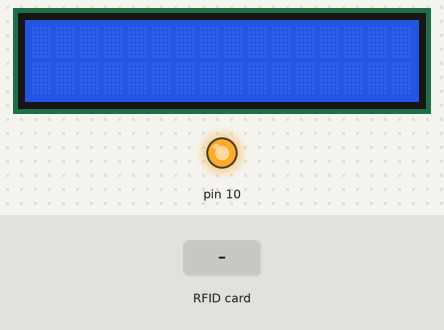
Recording of a sketch running on a simulated Arduino Uno, built with avr-gcc and run on an emulated ATmega328P. Parts: 16×2 character LCD, output pins drawn as LEDs (lit = HIGH). Inputs (shaded band) come from the test bench. What the sketch prints to the serial monitor is not drawn.

Above: at 1.3 s.
1.4 s: RFID card DA B5 2C 47 held to the reader
At 1.8 s:
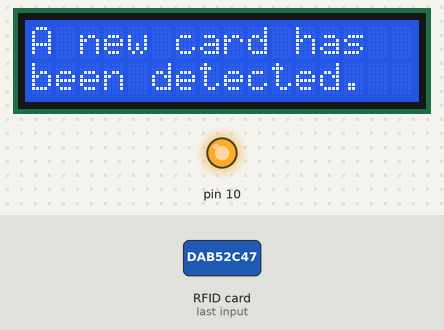
2.9 s: RFID card DA B5 2C 47 held to the reader
At 3.4 s:
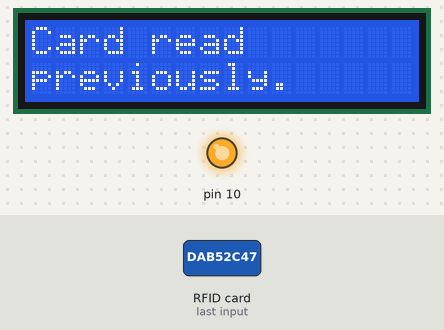
4.4 s: RFID card 5E 7A 19 C4 held to the reader
At 5.0 s:
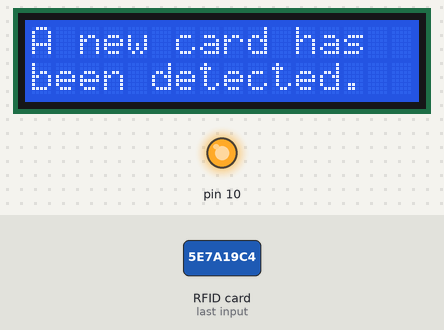
Timing chart, 0 to 7.4 s (numbered marks = the images above; inputs shaded):
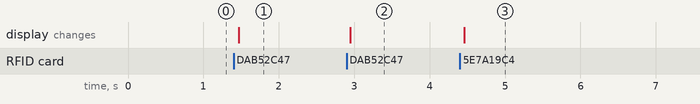

Measured:
- after the input at 1.4 s, the display: changes after 0.07 s (image 1)
- after the input at 2.9 s, the display: changes after 0.05 s (image 2)
- after the input at 4.4 s, the display: changes after 0.06 s (image 3)

The sketch:

bipbip.ino
```cpp
#include <SPI.h>
#include <MFRC522.h>
#include <LiquidCrystal_PCF8574.h>
#include <Wire.h>
LiquidCrystal_PCF8574 lcd(0x27);

#define SS_PIN 5
#define RST_PIN 0

MFRC522 rfid(SS_PIN, RST_PIN); // Instance of the class
char *reference;

byte uid[]={0xDA, 0xB5, 0x2C, 0x47};  //這是
MFRC522::MIFARE_Key key;

// Init array that will store new NUID
byte nuidPICC[4];

void setup() {
  Serial.begin(9600);
  SPI.begin(); // Init SPI bus
  rfid.PCD_Init(); // Init MFRC522
  lcd.begin(16,2);
  lcd.setBacklight(255);

  for (byte i = 0; i < 6; i++) {
    key.keyByte[i] = 0xFF;
  }

  Serial.println(F("This code scan the MIFARE Classsic NUID."));
  Serial.print(F("Using the following key:"));
  printHex(key.keyByte, MFRC522::MF_KEY_SIZE);
}

void loop() {

  // Reset the loop if no new card present on the sensor/reader. This saves the entire process when idle.
  if ( ! rfid.PICC_IsNewCardPresent())
    return;

  // Verify if the NUID has been readed
  if ( ! rfid.PICC_ReadCardSerial())
    return;

  Serial.print(F("PICC type: "));
  MFRC522::PICC_Type piccType = rfid.PICC_GetType(rfid.uid.sak);
  Serial.println(rfid.PICC_GetTypeName(piccType));

  // Check is the PICC of Classic MIFARE type
  if (piccType != MFRC522::PICC_TYPE_MIFARE_MINI &&
    piccType != MFRC522::PICC_TYPE_MIFARE_1K &&
    piccType != MFRC522::PICC_TYPE_MIFARE_4K) {
    Serial.println(F("Your tag is not of type MIFARE Classic."));
    return;
  }

  if (rfid.uid.uidByte[0] != nuidPICC[0] ||
    rfid.uid.uidByte[1] != nuidPICC[1] ||
    rfid.uid.uidByte[2] != nuidPICC[2] ||
    rfid.uid.uidByte[3] != nuidPICC[3] ) {
      lcd.clear ();
    Serial.println(F("A new card has been detected."));
    lcd.setCursor(0,0);
    lcd.print("A new card has ");
    lcd.setCursor(0,1);
    lcd.print("been detected.");

    // Store NUID into nuidPICC array
    for (byte i = 0; i < 4; i++) {
      nuidPICC[i] = rfid.uid.uidByte[i];
    }

    Serial.println(F("The NUID tag is:"));
    Serial.print(F("In hex: "));
    printHex(rfid.uid.uidByte, rfid.uid.size);
    Serial.println();
    Serial.print(F("In dec: "));
    printDec(rfid.uid.uidByte, rfid.uid.size);
    Serial.println();
  }
  else {Serial.println(F("Card read previously."));
    lcd.clear ();
    lcd.setCursor(0,0);
    lcd.print("Card read ");
    lcd.setCursor(0,1);
    lcd.print("previously.");
  }
  // Halt PICC
  rfid.PICC_HaltA();

  // Stop encryption on PCD
  rfid.PCD_StopCrypto1();
}


/**
 * Helper routine to dump a byte array as hex values to Serial.
 */
void printHex(byte *buffer, byte bufferSize) {
  for (byte i = 0; i < bufferSize; i++) {
    Serial.print(buffer[i] < 0x10 ? " 0" : " ");
    Serial.print(buffer[i], HEX);
  }
}

/**
 * Helper routine to dump a byte array as dec values to Serial.
 */
void printDec(byte *buffer, byte bufferSize) {
  for (byte i = 0; i < bufferSize; i++) {
    Serial.print(buffer[i] < 0x10 ? " 0" : " ");
    Serial.print(buffer[i], DEC);
  }
}
```
